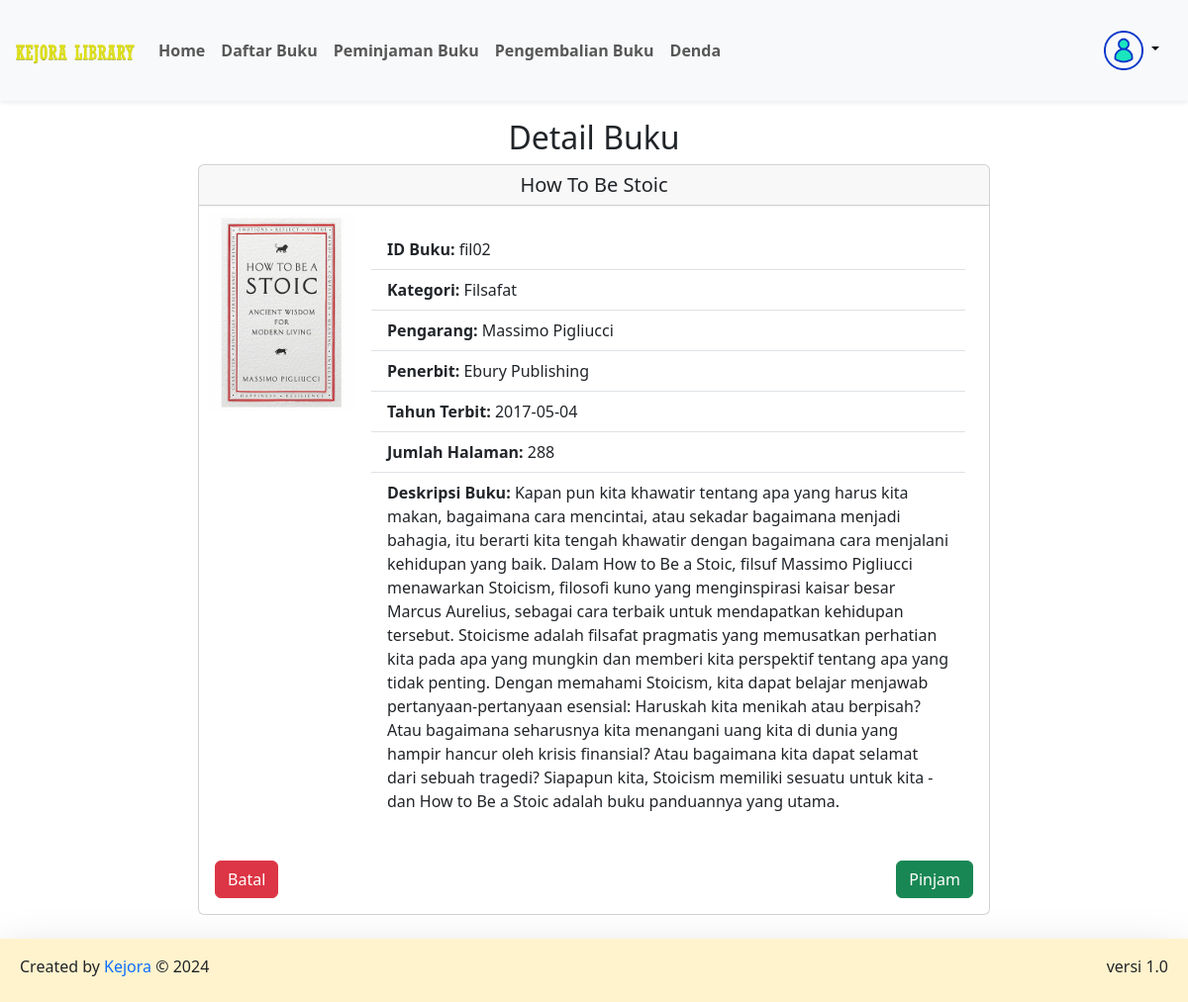
The page /user/bukuDetail.php?id=fil02 on the database its author committed.
### tables this page shows
CREATE TABLE `buku` (
  `cover` varchar(255) NOT NULL,
  `id_buku` varchar(20) NOT NULL,
  `kategori` varchar(255) NOT NULL,
  `judul` varchar(255) NOT NULL,
  `pengarang` varchar(255) NOT NULL,
  `penerbit` varchar(255) NOT NULL,
  `tahun_terbit` date NOT NULL,
  `jumlah_halaman` int NOT NULL,
  `buku_deskripsi` text NOT NULL
);

### config/config.php (called while the page is built, shortened)
<?php
$host = "127.0.0.1";
$username = "root";
$password = "";
$database_name = "kejora_library";
$connection = mysqli_connect($host, $username, $password, $database_name);
function queryReadData($dataKategori)
{
  global $connection;
  $result = mysqli_query($connection, $dataKategori);
  $items = [];
  while ($item = mysqli_fetch_assoc($result)) {
    $items[] = $item;
  }
  return $items;
}

### user/bukuDetail.php (the view, shortened to what this page needs)
<?php
require "../config/config.php";
$idBuku = $_GET["id"];
$query = queryReadData("SELECT * FROM buku WHERE id_buku = '$idBuku'");
?>
<!DOCTYPE html>
<html lang="en">
<head>
  <link href="../assets/bootstrap/bootstrap.min.css" rel="stylesheet">
</head>
<body>
  <?php include 'navbar.php'; ?>
  <div class="p-4 mt-5">
    <h2 class="mt-5 text-center font-weight-bold">Detail Buku</h2>
    <div class="d-flex justify-content-center">
      <div class="card" style="width: 50rem;">
        <?php foreach ($query as $item) : ?>
          <h5 class="card-header text-center"><?= $item["judul"]; ?></h5>
          <div class="d-flex p-2">
            <img src="../assets/buku/<?= $item["cover"]; ?>" class="card-img-left" alt="coverBuku" style="width: 150px; height: 200px; object-fit: cover;">
            <div class="card-body">
              <ul class="list-group list-group-flush">
                <li class="list-group-item"><strong>ID Buku:</strong> <?= $item["id_buku"]; ?></li>
                <li class="list-group-item"><strong>Kategori:</strong> <?= $item["kategori"]; ?></li>
                <li class="list-group-item"><strong>Pengarang:</strong> <?= $item["pengarang"]; ?></li>
                <li class="list-group-item"><strong>Penerbit:</strong> <?= $item["penerbit"]; ?></li>
                <li class="list-group-item"><strong>Tahun Terbit:</strong> <?= $item["tahun_terbit"]; ?></li>
                <li class="list-group-item"><strong>Jumlah Halaman:</strong> <?= $item["jumlah_halaman"]; ?></li>
                <li class="list-group-item"><strong>Deskripsi Buku:</strong> <?= $item["buku_deskripsi"]; ?></li>
              </ul>
            </div>
          </div>
          <div class="card-body d-flex justify-content-between">
            <a href="buku.php" class="btn btn-danger w-48">Batal</a>
            <a href="pinjamBuku.php?id=<?= $item["id_buku"]; ?>" class="btn btn-success w-48">Pinjam</a>
          </div>
        <?php endforeach; ?>
      </div>
    </div>
  </div>
  <footer class="bg-warning-subtle text-dark shadow-lg bg-subtle p-2">
    <div class="container-fluid d-flex justify-content-between">
      <p class="mt-2">Created by <span class="text-primary"> Kejora</span> © 2024</p>
      <p class="mt-2">versi 1.0</p>
    </div>
  </footer>
</body>
</html>

### rows shown on the page
buku: judul "How To Be Stoic", cover (picture), id_buku "fil02", kategori "Filsafat", pengarang "Massimo Pigliucci", penerbit "Ebury Publishing", tahun_terbit "2017-05-04", jumlah_halaman "288", buku_deskripsi "Kapan pun kita khawatir tentang apa yang harus kita makan, bagaimana cara mencintai, atau sekadar bagaimana menjadi bahagia, itu berarti kita tengah khawatir dengan bagaimana cara menjalani kehidupan yang baik. Dalam How to Be a Stoic, filsuf Massimo Pigliucci menawarkan Stoicism, filosofi kuno yang menginspirasi kaisar besar Marcus Aurelius, sebagai cara terbaik untuk mendapatkan kehidupan tersebut. Stoicisme adalah filsafat pragmatis yang memusatkan perhatian kita pada apa yang mungkin dan memberi kita perspektif tentang apa yang tidak penting. Dengan memahami Stoicism, kita dapat belajar menjawab pertanyaan-pertanyaan esensial: Haruskah kita menikah atau berpisah? Atau bagaimana…"
